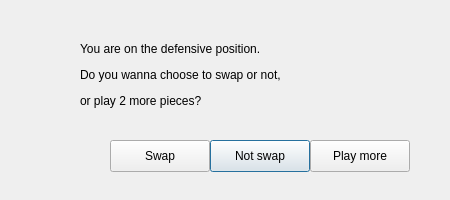
<?xml version="1.0" encoding="UTF-8"?>
<ui version="4.0">
 <class>Swap3</class>
 <widget class="QDialog" name="Swap3">
  <property name="geometry">
   <rect>
    <x>0</x>
    <y>0</y>
    <width>450</width>
    <height>200</height>
   </rect>
  </property>
  <property name="windowTitle">
   <string>Wanna swap?</string>
  </property>
  <widget class="QPushButton" name="pbtn_noswap">
   <property name="geometry">
    <rect>
     <x>210</x>
     <y>140</y>
     <width>100</width>
     <height>32</height>
    </rect>
   </property>
   <property name="text">
    <string>Not swap</string>
   </property>
   <property name="checkable">
    <bool>false</bool>
   </property>
   <property name="default">
    <bool>false</bool>
   </property>
  </widget>
  <widget class="QPushButton" name="pbtn_playmore">
   <property name="geometry">
    <rect>
     <x>310</x>
     <y>140</y>
     <width>100</width>
     <height>32</height>
    </rect>
   </property>
   <property name="text">
    <string>Play more</string>
   </property>
  </widget>
  <widget class="QPushButton" name="pbtn_swap">
   <property name="geometry">
    <rect>
     <x>110</x>
     <y>140</y>
     <width>100</width>
     <height>32</height>
    </rect>
   </property>
   <property name="text">
    <string>Swap</string>
   </property>
   <property name="checkable">
    <bool>false</bool>
   </property>
   <property name="default">
    <bool>false</bool>
   </property>
  </widget>
  <widget class="QLabel" name="label">
   <property name="geometry">
    <rect>
     <x>80</x>
     <y>10</y>
     <width>320</width>
     <height>130</height>
    </rect>
   </property>
   <property name="text">
    <string>&lt;html&gt;&lt;head/&gt;&lt;body&gt;&lt;p&gt;You are on the defensive position.&lt;/p&gt;&lt;p&gt;Do you wanna choose to swap or not,&lt;/p&gt;&lt;p&gt;or play 2 more pieces?&lt;/p&gt;&lt;/body&gt;&lt;/html&gt;</string>
   </property>
  </widget>
 </widget>
 <resources/>
 <connections/>
</ui>
